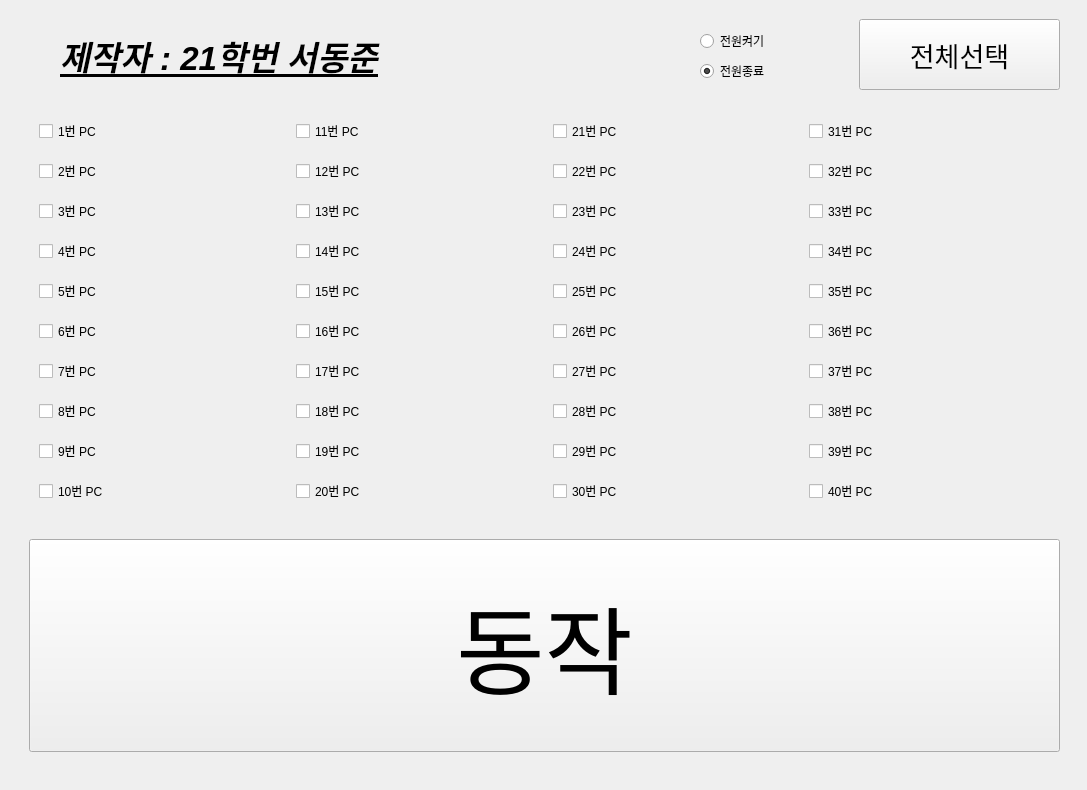
<?xml version="1.0" encoding="UTF-8"?>
<ui version="4.0">
 <class>mainWindow</class>
 <widget class="QMainWindow" name="mainWindow">
  <property name="geometry">
   <rect>
    <x>0</x>
    <y>0</y>
    <width>1087</width>
    <height>790</height>
   </rect>
  </property>
  <property name="contextMenuPolicy">
   <enum>Qt::PreventContextMenu</enum>
  </property>
  <property name="windowTitle">
   <string>전원관리프로그램</string>
  </property>
  <widget class="QWidget" name="centralwidget">
   <widget class="QWidget" name="verticalLayoutWidget">
    <property name="geometry">
     <rect>
      <x>859</x>
      <y>19</y>
      <width>201</width>
      <height>71</height>
     </rect>
    </property>
    <layout class="QVBoxLayout" name="verticalLayout">
     <item>
      <widget class="QPushButton" name="btn_SA">
       <property name="sizePolicy">
        <sizepolicy hsizetype="Minimum" vsizetype="Minimum">
         <horstretch>0</horstretch>
         <verstretch>2</verstretch>
        </sizepolicy>
       </property>
       <property name="font">
        <font>
         <pointsize>20</pointsize>
        </font>
       </property>
       <property name="text">
        <string>전체선택</string>
       </property>
      </widget>
     </item>
    </layout>
   </widget>
   <widget class="QWidget" name="verticalLayoutWidget_3">
    <property name="geometry">
     <rect>
      <x>29</x>
      <y>539</y>
      <width>1031</width>
      <height>213</height>
     </rect>
    </property>
    <layout class="QVBoxLayout" name="SDL">
     <item>
      <widget class="QPushButton" name="btn_SD">
       <property name="enabled">
        <bool>true</bool>
       </property>
       <property name="sizePolicy">
        <sizepolicy hsizetype="Minimum" vsizetype="Minimum">
         <horstretch>0</horstretch>
         <verstretch>0</verstretch>
        </sizepolicy>
       </property>
       <property name="font">
        <font>
         <pointsize>72</pointsize>
        </font>
       </property>
       <property name="text">
        <string>동작</string>
       </property>
      </widget>
     </item>
    </layout>
   </widget>
   <widget class="QWidget" name="horizontalLayoutWidget">
    <property name="geometry">
     <rect>
      <x>39</x>
      <y>109</y>
      <width>1021</width>
      <height>411</height>
     </rect>
    </property>
    <layout class="QHBoxLayout" name="horizontalLayout">
     <item>
      <layout class="QVBoxLayout" name="L1">
       <item>
        <widget class="QCheckBox" name="CB_1">
         <property name="text">
          <string>1번 PC</string>
         </property>
        </widget>
       </item>
       <item>
        <widget class="QCheckBox" name="CB_2">
         <property name="text">
          <string>2번 PC</string>
         </property>
        </widget>
       </item>
       <item>
        <widget class="QCheckBox" name="CB_3">
         <property name="text">
          <string>3번 PC</string>
         </property>
        </widget>
       </item>
       <item>
        <widget class="QCheckBox" name="CB_4">
         <property name="text">
          <string>4번 PC</string>
         </property>
        </widget>
       </item>
       <item>
        <widget class="QCheckBox" name="CB_5">
         <property name="text">
          <string>5번 PC</string>
         </property>
        </widget>
       </item>
       <item>
        <widget class="QCheckBox" name="CB_6">
         <property name="text">
          <string>6번 PC</string>
         </property>
        </widget>
       </item>
       <item>
        <widget class="QCheckBox" name="CB_7">
         <property name="text">
          <string>7번 PC</string>
         </property>
        </widget>
       </item>
       <item>
        <widget class="QCheckBox" name="CB_8">
         <property name="text">
          <string>8번 PC</string>
         </property>
        </widget>
       </item>
       <item>
        <widget class="QCheckBox" name="CB_9">
         <property name="text">
          <string>9번 PC</string>
         </property>
        </widget>
       </item>
       <item>
        <widget class="QCheckBox" name="CB_10">
         <property name="text">
          <string>10번 PC</string>
         </property>
        </widget>
       </item>
      </layout>
     </item>
     <item>
      <layout class="QVBoxLayout" name="L2">
       <item>
        <widget class="QCheckBox" name="CB_11">
         <property name="text">
          <string>11번 PC</string>
         </property>
        </widget>
       </item>
       <item>
        <widget class="QCheckBox" name="CB_12">
         <property name="text">
          <string>12번 PC</string>
         </property>
        </widget>
       </item>
       <item>
        <widget class="QCheckBox" name="CB_13">
         <property name="text">
          <string>13번 PC</string>
         </property>
        </widget>
       </item>
       <item>
        <widget class="QCheckBox" name="CB_14">
         <property name="text">
          <string>14번 PC</string>
         </property>
        </widget>
       </item>
       <item>
        <widget class="QCheckBox" name="CB_15">
         <property name="text">
          <string>15번 PC</string>
         </property>
        </widget>
       </item>
       <item>
        <widget class="QCheckBox" name="CB_16">
         <property name="text">
          <string>16번 PC</string>
         </property>
        </widget>
       </item>
       <item>
        <widget class="QCheckBox" name="CB_17">
         <property name="text">
          <string>17번 PC</string>
         </property>
        </widget>
       </item>
       <item>
        <widget class="QCheckBox" name="CB_18">
         <property name="text">
          <string>18번 PC</string>
         </property>
        </widget>
       </item>
       <item>
        <widget class="QCheckBox" name="CB_19">
         <property name="text">
          <string>19번 PC</string>
         </property>
        </widget>
       </item>
       <item>
        <widget class="QCheckBox" name="CB_20">
         <property name="text">
          <string>20번 PC</string>
         </property>
        </widget>
       </item>
      </layout>
     </item>
     <item>
      <layout class="QVBoxLayout" name="L3">
       <item>
        <widget class="QCheckBox" name="CB_21">
         <property name="text">
          <string>21번 PC</string>
         </property>
        </widget>
       </item>
       <item>
        <widget class="QCheckBox" name="CB_22">
         <property name="text">
          <string>22번 PC</string>
         </property>
        </widget>
       </item>
       <item>
        <widget class="QCheckBox" name="CB_23">
         <property name="text">
          <string>23번 PC</string>
         </property>
        </widget>
       </item>
       <item>
        <widget class="QCheckBox" name="CB_24">
         <property name="text">
          <string>24번 PC</string>
         </property>
        </widget>
       </item>
       <item>
        <widget class="QCheckBox" name="CB_25">
         <property name="text">
          <string>25번 PC</string>
         </property>
        </widget>
       </item>
       <item>
        <widget class="QCheckBox" name="CB_26">
         <property name="text">
          <string>26번 PC</string>
         </property>
        </widget>
       </item>
       <item>
        <widget class="QCheckBox" name="CB_27">
         <property name="text">
          <string>27번 PC</string>
         </property>
        </widget>
       </item>
       <item>
        <widget class="QCheckBox" name="CB_28">
         <property name="text">
          <string>28번 PC</string>
         </property>
        </widget>
       </item>
       <item>
        <widget class="QCheckBox" name="CB_29">
         <property name="text">
          <string>29번 PC</string>
         </property>
        </widget>
       </item>
       <item>
        <widget class="QCheckBox" name="CB_30">
         <property name="text">
          <string>30번 PC</string>
         </property>
        </widget>
       </item>
      </layout>
     </item>
     <item>
      <layout class="QVBoxLayout" name="L4">
       <item>
        <widget class="QCheckBox" name="CB_31">
         <property name="text">
          <string>31번 PC</string>
         </property>
        </widget>
       </item>
       <item>
        <widget class="QCheckBox" name="CB_32">
         <property name="text">
          <string>32번 PC</string>
         </property>
        </widget>
       </item>
       <item>
        <widget class="QCheckBox" name="CB_33">
         <property name="text">
          <string>33번 PC</string>
         </property>
        </widget>
       </item>
       <item>
        <widget class="QCheckBox" name="CB_34">
         <property name="text">
          <string>34번 PC</string>
         </property>
        </widget>
       </item>
       <item>
        <widget class="QCheckBox" name="CB_35">
         <property name="text">
          <string>35번 PC</string>
         </property>
        </widget>
       </item>
       <item>
        <widget class="QCheckBox" name="CB_36">
         <property name="text">
          <string>36번 PC</string>
         </property>
        </widget>
       </item>
       <item>
        <widget class="QCheckBox" name="CB_37">
         <property name="text">
          <string>37번 PC</string>
         </property>
        </widget>
       </item>
       <item>
        <widget class="QCheckBox" name="CB_38">
         <property name="text">
          <string>38번 PC</string>
         </property>
        </widget>
       </item>
       <item>
        <widget class="QCheckBox" name="CB_39">
         <property name="text">
          <string>39번 PC</string>
         </property>
        </widget>
       </item>
       <item>
        <widget class="QCheckBox" name="CB_40">
         <property name="text">
          <string>40번 PC</string>
         </property>
        </widget>
       </item>
      </layout>
     </item>
    </layout>
   </widget>
   <widget class="QLabel" name="label">
    <property name="geometry">
     <rect>
      <x>60</x>
      <y>30</y>
      <width>571</width>
      <height>51</height>
     </rect>
    </property>
    <property name="font">
     <font>
      <pointsize>25</pointsize>
      <weight>75</weight>
      <italic>true</italic>
      <bold>true</bold>
      <underline>true</underline>
      <strikeout>false</strikeout>
     </font>
    </property>
    <property name="text">
     <string>제작자 : 21학번 서동준</string>
    </property>
   </widget>
   <widget class="QRadioButton" name="btn_On">
    <property name="geometry">
     <rect>
      <x>700</x>
      <y>30</y>
      <width>130</width>
      <height>22</height>
     </rect>
    </property>
    <property name="text">
     <string>전원켜기</string>
    </property>
   </widget>
   <widget class="QRadioButton" name="btn_Off">
    <property name="geometry">
     <rect>
      <x>700</x>
      <y>60</y>
      <width>130</width>
      <height>22</height>
     </rect>
    </property>
    <property name="text">
     <string>전원종료</string>
    </property>
    <property name="checked">
     <bool>true</bool>
    </property>
   </widget>
  </widget>
 </widget>
 <resources/>
 <connections/>
</ui>
